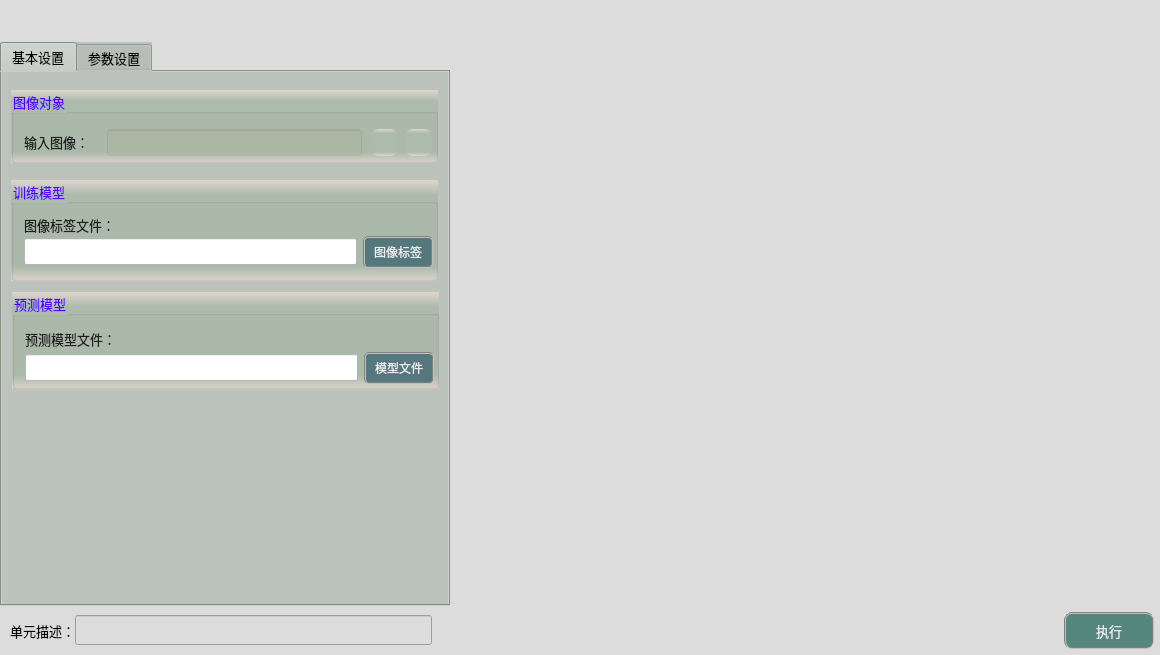
<?xml version="1.0" encoding="UTF-8"?>
<ui version="4.0">
 <class>frmClassifierClass</class>
 <widget class="QDialog" name="frmClassifierClass">
  <property name="geometry">
   <rect>
    <x>0</x>
    <y>0</y>
    <width>1160</width>
    <height>655</height>
   </rect>
  </property>
  <property name="sizePolicy">
   <sizepolicy hsizetype="Fixed" vsizetype="Fixed">
    <horstretch>0</horstretch>
    <verstretch>0</verstretch>
   </sizepolicy>
  </property>
  <property name="minimumSize">
   <size>
    <width>1160</width>
    <height>655</height>
   </size>
  </property>
  <property name="maximumSize">
   <size>
    <width>1160</width>
    <height>655</height>
   </size>
  </property>
  <property name="windowTitle">
   <string>分类器</string>
  </property>
  <property name="styleSheet">
   <string notr="true">background-color: rgb(220, 220, 220);</string>
  </property>
  <layout class="QGridLayout" name="gridLayout">
   <property name="leftMargin">
    <number>0</number>
   </property>
   <property name="topMargin">
    <number>0</number>
   </property>
   <property name="rightMargin">
    <number>0</number>
   </property>
   <property name="bottomMargin">
    <number>0</number>
   </property>
   <property name="spacing">
    <number>1</number>
   </property>
   <item row="0" column="2">
    <spacer name="verticalSpacer">
     <property name="orientation">
      <enum>Qt::Vertical</enum>
     </property>
     <property name="sizeType">
      <enum>QSizePolicy::Fixed</enum>
     </property>
     <property name="sizeHint" stdset="0">
      <size>
       <width>20</width>
       <height>42</height>
      </size>
     </property>
    </spacer>
   </item>
   <item row="0" column="0">
    <spacer name="verticalSpacer_2">
     <property name="orientation">
      <enum>Qt::Vertical</enum>
     </property>
     <property name="sizeType">
      <enum>QSizePolicy::Fixed</enum>
     </property>
     <property name="sizeHint" stdset="0">
      <size>
       <width>20</width>
       <height>42</height>
      </size>
     </property>
    </spacer>
   </item>
   <item row="1" column="2">
    <layout class="QGridLayout" name="imageLayout">
     <property name="spacing">
      <number>1</number>
     </property>
    </layout>
   </item>
   <item row="3" column="0" colspan="3">
    <layout class="QHBoxLayout" name="horizontalLayout">
     <property name="spacing">
      <number>0</number>
     </property>
     <property name="bottomMargin">
      <number>6</number>
     </property>
     <item>
      <spacer name="horizontalSpacer">
       <property name="orientation">
        <enum>Qt::Horizontal</enum>
       </property>
       <property name="sizeType">
        <enum>QSizePolicy::Fixed</enum>
       </property>
       <property name="sizeHint" stdset="0">
        <size>
         <width>10</width>
         <height>20</height>
        </size>
       </property>
      </spacer>
     </item>
     <item>
      <widget class="QLabel" name="label_3">
       <property name="sizePolicy">
        <sizepolicy hsizetype="Fixed" vsizetype="Fixed">
         <horstretch>0</horstretch>
         <verstretch>0</verstretch>
        </sizepolicy>
       </property>
       <property name="maximumSize">
        <size>
         <width>83</width>
         <height>25</height>
        </size>
       </property>
       <property name="font">
        <font>
         <family>微软雅黑</family>
         <pointsize>10</pointsize>
        </font>
       </property>
       <property name="styleSheet">
        <string notr="true">background-color: rgba(255, 255, 255, 0);</string>
       </property>
       <property name="text">
        <string>单元描述：</string>
       </property>
      </widget>
     </item>
     <item>
      <widget class="QLineEdit" name="txtDescribe">
       <property name="sizePolicy">
        <sizepolicy hsizetype="Fixed" vsizetype="Fixed">
         <horstretch>0</horstretch>
         <verstretch>0</verstretch>
        </sizepolicy>
       </property>
       <property name="minimumSize">
        <size>
         <width>357</width>
         <height>30</height>
        </size>
       </property>
       <property name="maximumSize">
        <size>
         <width>16777215</width>
         <height>30</height>
        </size>
       </property>
       <property name="font">
        <font>
         <family>微软雅黑</family>
         <pointsize>10</pointsize>
        </font>
       </property>
      </widget>
     </item>
     <item>
      <spacer name="horizontalSpacer_8">
       <property name="orientation">
        <enum>Qt::Horizontal</enum>
       </property>
       <property name="sizeHint" stdset="0">
        <size>
         <width>40</width>
         <height>20</height>
        </size>
       </property>
      </spacer>
     </item>
     <item>
      <widget class="QPushButton" name="btnExecute">
       <property name="minimumSize">
        <size>
         <width>90</width>
         <height>37</height>
        </size>
       </property>
       <property name="font">
        <font>
         <family>微软雅黑</family>
         <pointsize>10</pointsize>
        </font>
       </property>
       <property name="styleSheet">
        <string notr="true">QWidget{ background-color: rgb(85, 135, 127);}
QWidget{ color: rgb(235, 235, 235);}
QWidget{ border: 2px groove gray;border-radius: 8px;padding: 2px 4px;}
QPushButton:hover{ background-color: rgb(85, 155, 127);}
QPushButton:pressed{background-color: rgb(85, 175, 127);}</string>
       </property>
       <property name="text">
        <string>执行</string>
       </property>
      </widget>
     </item>
     <item>
      <spacer name="horizontalSpacer_2">
       <property name="orientation">
        <enum>Qt::Horizontal</enum>
       </property>
       <property name="sizeType">
        <enum>QSizePolicy::Fixed</enum>
       </property>
       <property name="sizeHint" stdset="0">
        <size>
         <width>6</width>
         <height>20</height>
        </size>
       </property>
      </spacer>
     </item>
    </layout>
   </item>
   <item row="2" column="0">
    <spacer name="verticalSpacer_4">
     <property name="orientation">
      <enum>Qt::Vertical</enum>
     </property>
     <property name="sizeType">
      <enum>QSizePolicy::Fixed</enum>
     </property>
     <property name="sizeHint" stdset="0">
      <size>
       <width>20</width>
       <height>5</height>
      </size>
     </property>
    </spacer>
   </item>
   <item row="1" column="1">
    <spacer name="horizontalSpacer_3">
     <property name="orientation">
      <enum>Qt::Horizontal</enum>
     </property>
     <property name="sizeType">
      <enum>QSizePolicy::Fixed</enum>
     </property>
     <property name="sizeHint" stdset="0">
      <size>
       <width>3</width>
       <height>20</height>
      </size>
     </property>
    </spacer>
   </item>
   <item row="1" column="0">
    <widget class="QTabWidget" name="tabWidget">
     <property name="enabled">
      <bool>true</bool>
     </property>
     <property name="sizePolicy">
      <sizepolicy hsizetype="Fixed" vsizetype="Expanding">
       <horstretch>0</horstretch>
       <verstretch>0</verstretch>
      </sizepolicy>
     </property>
     <property name="minimumSize">
      <size>
       <width>450</width>
       <height>550</height>
      </size>
     </property>
     <property name="maximumSize">
      <size>
       <width>16777215</width>
       <height>16777215</height>
      </size>
     </property>
     <property name="font">
      <font>
       <family>微软雅黑</family>
       <pointsize>10</pointsize>
      </font>
     </property>
     <property name="styleSheet">
      <string notr="true">background-color: #bcc2bc;</string>
     </property>
     <property name="currentIndex">
      <number>0</number>
     </property>
     <widget class="QWidget" name="tab">
      <attribute name="title">
       <string>基本设置</string>
      </attribute>
      <widget class="QGroupBox" name="groupCamera">
       <property name="geometry">
        <rect>
         <x>9</x>
         <y>18</y>
         <width>427</width>
         <height>73</height>
        </rect>
       </property>
       <property name="font">
        <font>
         <family>微软雅黑</family>
         <pointsize>10</pointsize>
        </font>
       </property>
       <property name="styleSheet">
        <string notr="true">background-color: qlineargradient(x1:0, y1:0, x2:0, y2:1, stop:0 #dfd5cf, stop: 0.15 #acbbac, stop: 0.85 #acbbac,stop:1 #dfd5cf);
color: rgb(85, 0, 255);</string>
       </property>
       <property name="title">
        <string>图像对象</string>
       </property>
       <widget class="QLabel" name="lbl_inputimage">
        <property name="geometry">
         <rect>
          <x>13</x>
          <y>42</y>
          <width>79</width>
          <height>19</height>
         </rect>
        </property>
        <property name="font">
         <font>
          <family>微软雅黑</family>
          <pointsize>10</pointsize>
         </font>
        </property>
        <property name="styleSheet">
         <string notr="true">color: rgb(30, 30, 30);
background: transparent;</string>
        </property>
        <property name="text">
         <string>输入图像：</string>
        </property>
       </widget>
       <widget class="QLineEdit" name="txtLinkImage">
        <property name="geometry">
         <rect>
          <x>96</x>
          <y>39</y>
          <width>255</width>
          <height>27</height>
         </rect>
        </property>
        <property name="font">
         <font>
          <family>微软雅黑</family>
          <pointsize>10</pointsize>
         </font>
        </property>
        <property name="styleSheet">
         <string notr="true">color: rgb(0, 0, 200);
background-color: rgba(170, 170, 127,50);</string>
        </property>
        <property name="alignment">
         <set>Qt::AlignCenter</set>
        </property>
        <property name="readOnly">
         <bool>true</bool>
        </property>
       </widget>
       <widget class="QPushButton" name="btnLinkImage">
        <property name="geometry">
         <rect>
          <x>360</x>
          <y>39</y>
          <width>27</width>
          <height>27</height>
         </rect>
        </property>
        <property name="toolTip">
         <string>链接图像</string>
        </property>
        <property name="styleSheet">
         <string notr="true">QWidget{ border:none;border-radius: 8px;padding: 2px 4px;}
QPushButton:hover{ background-color: rgba(85, 150, 127, 100);}
QPushButton:pressed{background-color: rgba(85, 180, 127, 160);}</string>
        </property>
        <property name="text">
         <string/>
        </property>
        <property name="icon">
         <iconset resource="sub_res.qrc">
          <normaloff>:/resource/link.png</normaloff>:/resource/link.png</iconset>
        </property>
        <property name="iconSize">
         <size>
          <width>27</width>
          <height>27</height>
         </size>
        </property>
       </widget>
       <widget class="QPushButton" name="btnDelLinkImage">
        <property name="geometry">
         <rect>
          <x>394</x>
          <y>39</y>
          <width>27</width>
          <height>27</height>
         </rect>
        </property>
        <property name="toolTip">
         <string>删除图像链接</string>
        </property>
        <property name="styleSheet">
         <string notr="true">QWidget{ border:none;border-radius: 8px;padding: 2px 4px;}
QPushButton:hover{ background-color: rgba(226, 142, 162, 100);}
QPushButton:pressed{background-color: rgba(226, 172, 162, 200);}</string>
        </property>
        <property name="text">
         <string/>
        </property>
        <property name="icon">
         <iconset resource="sub_res.qrc">
          <normaloff>:/resource/del_link.png</normaloff>:/resource/del_link.png</iconset>
        </property>
        <property name="iconSize">
         <size>
          <width>27</width>
          <height>27</height>
         </size>
        </property>
       </widget>
      </widget>
      <widget class="QGroupBox" name="groupFolder">
       <property name="geometry">
        <rect>
         <x>9</x>
         <y>108</y>
         <width>427</width>
         <height>101</height>
        </rect>
       </property>
       <property name="font">
        <font>
         <family>微软雅黑</family>
         <pointsize>10</pointsize>
        </font>
       </property>
       <property name="styleSheet">
        <string notr="true">background-color: qlineargradient(x1:0, y1:0, x2:0, y2:1, stop:0 #dfd5cf, stop: 0.15 #acbbac, stop: 0.85 #acbbac,stop:1 #dfd5cf);
color: rgb(85, 0, 255);</string>
       </property>
       <property name="title">
        <string>训练模型</string>
       </property>
       <widget class="QLabel" name="label_2">
        <property name="geometry">
         <rect>
          <x>13</x>
          <y>34</y>
          <width>136</width>
          <height>22</height>
         </rect>
        </property>
        <property name="font">
         <font>
          <family>黑体</family>
          <pointsize>10</pointsize>
         </font>
        </property>
        <property name="styleSheet">
         <string notr="true">color: rgb(30, 30, 30);
background: transparent;</string>
        </property>
        <property name="text">
         <string>图像标签文件：</string>
        </property>
       </widget>
       <widget class="QLineEdit" name="txtLabels">
        <property name="geometry">
         <rect>
          <x>13</x>
          <y>58</y>
          <width>333</width>
          <height>27</height>
         </rect>
        </property>
        <property name="font">
         <font>
          <family>微软雅黑</family>
          <pointsize>10</pointsize>
         </font>
        </property>
        <property name="styleSheet">
         <string notr="true">background-color: rgb(255, 255, 255);</string>
        </property>
        <property name="text">
         <string/>
        </property>
        <property name="readOnly">
         <bool>true</bool>
        </property>
       </widget>
       <widget class="QPushButton" name="btnLabels">
        <property name="geometry">
         <rect>
          <x>352</x>
          <y>56</y>
          <width>70</width>
          <height>32</height>
         </rect>
        </property>
        <property name="font">
         <font>
          <family>Arial</family>
          <pointsize>9</pointsize>
         </font>
        </property>
        <property name="styleSheet">
         <string notr="true">QWidget{ background-color: rgb(85, 120, 127);}
QWidget{ color: rgb(235, 235, 235);}
QWidget{ border: 2px groove gray;border-radius: 5px;padding: 2px 4px;}
QPushButton:hover{ background-color: rgb(85, 150, 127);}
QPushButton:pressed{background-color: rgb(85, 170, 127);}</string>
        </property>
        <property name="text">
         <string>图像标签</string>
        </property>
       </widget>
       <widget class="QLabel" name="label_6">
        <property name="enabled">
         <bool>false</bool>
        </property>
        <property name="geometry">
         <rect>
          <x>13</x>
          <y>100</y>
          <width>136</width>
          <height>19</height>
         </rect>
        </property>
        <property name="font">
         <font>
          <family>黑体</family>
          <pointsize>10</pointsize>
         </font>
        </property>
        <property name="styleSheet">
         <string notr="true">color: rgb(30, 30, 30);
background: transparent;</string>
        </property>
        <property name="text">
         <string>②图像列表文件：</string>
        </property>
       </widget>
       <widget class="QPushButton" name="btnList">
        <property name="enabled">
         <bool>false</bool>
        </property>
        <property name="geometry">
         <rect>
          <x>352</x>
          <y>122</y>
          <width>70</width>
          <height>32</height>
         </rect>
        </property>
        <property name="font">
         <font>
          <family>Arial</family>
          <pointsize>9</pointsize>
         </font>
        </property>
        <property name="styleSheet">
         <string notr="true">QWidget{ background-color: rgb(85, 120, 127);}
QWidget{ color: rgb(235, 235, 235);}
QWidget{ border: 2px groove gray;border-radius: 5px;padding: 2px 4px;}
QPushButton:hover{ background-color: rgb(85, 150, 127);}
QPushButton:pressed{background-color: rgb(85, 170, 127);}</string>
        </property>
        <property name="text">
         <string>图像列表</string>
        </property>
       </widget>
       <widget class="QLineEdit" name="txtList">
        <property name="enabled">
         <bool>false</bool>
        </property>
        <property name="geometry">
         <rect>
          <x>13</x>
          <y>124</y>
          <width>333</width>
          <height>27</height>
         </rect>
        </property>
        <property name="font">
         <font>
          <family>微软雅黑</family>
          <pointsize>10</pointsize>
         </font>
        </property>
        <property name="styleSheet">
         <string notr="true">background-color: rgb(255, 255, 255);</string>
        </property>
        <property name="text">
         <string/>
        </property>
        <property name="readOnly">
         <bool>true</bool>
        </property>
       </widget>
       <widget class="QLabel" name="label_7">
        <property name="enabled">
         <bool>false</bool>
        </property>
        <property name="geometry">
         <rect>
          <x>13</x>
          <y>166</y>
          <width>136</width>
          <height>19</height>
         </rect>
        </property>
        <property name="font">
         <font>
          <family>黑体</family>
          <pointsize>10</pointsize>
         </font>
        </property>
        <property name="styleSheet">
         <string notr="true">color: rgb(30, 30, 30);
background: transparent;</string>
        </property>
        <property name="text">
         <string>③保存模型文件：</string>
        </property>
       </widget>
       <widget class="QLineEdit" name="txtSaveModel">
        <property name="enabled">
         <bool>false</bool>
        </property>
        <property name="geometry">
         <rect>
          <x>13</x>
          <y>190</y>
          <width>333</width>
          <height>27</height>
         </rect>
        </property>
        <property name="font">
         <font>
          <family>微软雅黑</family>
          <pointsize>10</pointsize>
         </font>
        </property>
        <property name="styleSheet">
         <string notr="true">background-color: rgb(255, 255, 255);</string>
        </property>
        <property name="text">
         <string/>
        </property>
        <property name="readOnly">
         <bool>true</bool>
        </property>
       </widget>
       <widget class="QPushButton" name="btnSaveModel">
        <property name="enabled">
         <bool>false</bool>
        </property>
        <property name="geometry">
         <rect>
          <x>352</x>
          <y>188</y>
          <width>70</width>
          <height>32</height>
         </rect>
        </property>
        <property name="font">
         <font>
          <family>Arial</family>
          <pointsize>9</pointsize>
         </font>
        </property>
        <property name="styleSheet">
         <string notr="true">QWidget{ background-color: rgb(85, 120, 127);}
QWidget{ color: rgb(235, 235, 235);}
QWidget{ border: 2px groove gray;border-radius: 5px;padding: 2px 4px;}
QPushButton:hover{ background-color: rgb(85, 150, 127);}
QPushButton:pressed{background-color: rgb(85, 170, 127);}</string>
        </property>
        <property name="text">
         <string>保存模型</string>
        </property>
       </widget>
       <widget class="QPushButton" name="btnTrainModel">
        <property name="enabled">
         <bool>false</bool>
        </property>
        <property name="geometry">
         <rect>
          <x>329</x>
          <y>237</y>
          <width>93</width>
          <height>35</height>
         </rect>
        </property>
        <property name="minimumSize">
         <size>
          <width>82</width>
          <height>35</height>
         </size>
        </property>
        <property name="font">
         <font>
          <family>微软雅黑</family>
          <pointsize>10</pointsize>
         </font>
        </property>
        <property name="styleSheet">
         <string notr="true">QWidget{ background-color: rgb(85, 135, 127);}
QWidget{ color: rgb(235, 235, 235);}
QWidget{ border: 2px groove gray;border-radius: 8px;padding: 2px 4px;}
QPushButton:hover{ background-color: rgb(85, 155, 127);}
QPushButton:pressed{background-color: rgb(85, 175, 127);}</string>
        </property>
        <property name="text">
         <string>训练模型</string>
        </property>
       </widget>
       <widget class="QLabel" name="label_8">
        <property name="enabled">
         <bool>false</bool>
        </property>
        <property name="geometry">
         <rect>
          <x>200</x>
          <y>244</y>
          <width>123</width>
          <height>22</height>
         </rect>
        </property>
        <property name="font">
         <font>
          <family>黑体</family>
          <pointsize>12</pointsize>
         </font>
        </property>
        <property name="styleSheet">
         <string notr="true">color: rgb(30, 30, 30);
background: transparent;</string>
        </property>
        <property name="text">
         <string>①→②→③→</string>
        </property>
       </widget>
      </widget>
      <widget class="QGroupBox" name="groupCamera_2">
       <property name="geometry">
        <rect>
         <x>10</x>
         <y>220</y>
         <width>427</width>
         <height>97</height>
        </rect>
       </property>
       <property name="font">
        <font>
         <family>微软雅黑</family>
         <pointsize>10</pointsize>
        </font>
       </property>
       <property name="styleSheet">
        <string notr="true">background-color: qlineargradient(x1:0, y1:0, x2:0, y2:1, stop:0 #dfd5cf, stop: 0.15 #acbbac, stop: 0.85 #acbbac,stop:1 #dfd5cf);
color: rgb(85, 0, 255);</string>
       </property>
       <property name="title">
        <string>预测模型</string>
       </property>
       <widget class="QLabel" name="label_5">
        <property name="geometry">
         <rect>
          <x>13</x>
          <y>36</y>
          <width>136</width>
          <height>22</height>
         </rect>
        </property>
        <property name="font">
         <font>
          <family>黑体</family>
          <pointsize>10</pointsize>
         </font>
        </property>
        <property name="styleSheet">
         <string notr="true">color: rgb(30, 30, 30);
background: transparent;</string>
        </property>
        <property name="text">
         <string>预测模型文件：</string>
        </property>
       </widget>
       <widget class="QPushButton" name="btnLoadModel">
        <property name="geometry">
         <rect>
          <x>352</x>
          <y>60</y>
          <width>70</width>
          <height>32</height>
         </rect>
        </property>
        <property name="font">
         <font>
          <family>Arial</family>
          <pointsize>9</pointsize>
         </font>
        </property>
        <property name="styleSheet">
         <string notr="true">QWidget{ background-color: rgb(85, 120, 127);}
QWidget{ color: rgb(235, 235, 235);}
QWidget{ border: 2px groove gray;border-radius: 5px;padding: 2px 4px;}
QPushButton:hover{ background-color: rgb(85, 150, 127);}
QPushButton:pressed{background-color: rgb(85, 170, 127);}</string>
        </property>
        <property name="text">
         <string>模型文件</string>
        </property>
       </widget>
       <widget class="QLineEdit" name="txtLoadModel">
        <property name="geometry">
         <rect>
          <x>13</x>
          <y>62</y>
          <width>333</width>
          <height>27</height>
         </rect>
        </property>
        <property name="font">
         <font>
          <family>微软雅黑</family>
          <pointsize>10</pointsize>
         </font>
        </property>
        <property name="styleSheet">
         <string notr="true">background-color: rgb(255, 255, 255);</string>
        </property>
        <property name="text">
         <string/>
        </property>
        <property name="readOnly">
         <bool>true</bool>
        </property>
       </widget>
      </widget>
     </widget>
     <widget class="QWidget" name="tab_2">
      <property name="enabled">
       <bool>false</bool>
      </property>
      <attribute name="title">
       <string>参数设置</string>
      </attribute>
      <widget class="QGroupBox" name="groupCamera_3">
       <property name="geometry">
        <rect>
         <x>9</x>
         <y>18</y>
         <width>427</width>
         <height>175</height>
        </rect>
       </property>
       <property name="font">
        <font>
         <family>微软雅黑</family>
         <pointsize>10</pointsize>
        </font>
       </property>
       <property name="styleSheet">
        <string notr="true">background-color: qlineargradient(x1:0, y1:0, x2:0, y2:1, stop:0 #dfd5cf, stop: 0.15 #acbbac, stop: 0.85 #acbbac,stop:1 #dfd5cf);
color: rgb(85, 0, 255);</string>
       </property>
       <property name="title">
        <string>图像类别参数</string>
       </property>
       <widget class="QLabel" name="label_9">
        <property name="geometry">
         <rect>
          <x>13</x>
          <y>42</y>
          <width>115</width>
          <height>19</height>
         </rect>
        </property>
        <property name="font">
         <font>
          <family>微软雅黑</family>
          <pointsize>10</pointsize>
         </font>
        </property>
        <property name="styleSheet">
         <string notr="true">color: rgb(30, 30, 30);
background: transparent;</string>
        </property>
        <property name="text">
         <string>图像类别数量：</string>
        </property>
       </widget>
       <widget class="QComboBox" name="comboType">
        <property name="geometry">
         <rect>
          <x>132</x>
          <y>38</y>
          <width>105</width>
          <height>27</height>
         </rect>
        </property>
        <property name="minimumSize">
         <size>
          <width>51</width>
          <height>27</height>
         </size>
        </property>
        <property name="font">
         <font>
          <family>微软雅黑</family>
          <pointsize>10</pointsize>
         </font>
        </property>
        <property name="styleSheet">
         <string notr="true">QComboBox {
    border: 1px solid gray;
    border-radius: 3px;  
    min-width: 4.1em;
    color: rgb(239, 235, 231);
	background-color: rgba(170, 170, 127,100);
}
QComboBox::drop-down {
    subcontrol-origin: padding;
    subcontrol-position: top right;
    width: 15px; 
    border-left-width: 1px;
    border-left-color: darkgray;
    border-left-style: solid;
    border-top-right-radius: 3px;
    border-bottom-right-radius: 3px;
}

QComboBox::down-arrow {
    image: url(:/resource/down.png);
} 
QComboBox::down-arrow:on {
    top: 1px;
    left: 1px;
}
QScrollBar:vertical{
		background:#FFFFF2; 
		padding-top:20px;
		padding-bottom:20px;
		padding-left:2px;
		padding-right:2px;
		border-left:1px solid #d7d7d7;}
QScrollBar::handle:vertical{
		background:#dbdbdb;
		border-radius:6px;
		min-height:20px;}
QScrollBar::handle:vertical:hover{
		background:#d0d0d0;}
QScrollBar::add-line:vertical{
		background:url(:/resource/down.png) center no-repeat;}
QScrollBar::sub-line:vertical{
		background:url(:/resource/up.png) center no-repeat;}</string>
        </property>
        <item>
         <property name="text">
          <string>2种类别</string>
         </property>
        </item>
        <item>
         <property name="text">
          <string>3种类别</string>
         </property>
        </item>
        <item>
         <property name="text">
          <string>4种类别</string>
         </property>
        </item>
        <item>
         <property name="text">
          <string>5种类别</string>
         </property>
        </item>
        <item>
         <property name="text">
          <string>6种类别</string>
         </property>
        </item>
        <item>
         <property name="text">
          <string>7种类别</string>
         </property>
        </item>
        <item>
         <property name="text">
          <string>8种类别</string>
         </property>
        </item>
        <item>
         <property name="text">
          <string>9种类别</string>
         </property>
        </item>
        <item>
         <property name="text">
          <string>10种类别</string>
         </property>
        </item>
        <item>
         <property name="text">
          <string>11种类别</string>
         </property>
        </item>
        <item>
         <property name="text">
          <string>12种类别</string>
         </property>
        </item>
        <item>
         <property name="text">
          <string>13种类别</string>
         </property>
        </item>
        <item>
         <property name="text">
          <string>14种类别</string>
         </property>
        </item>
        <item>
         <property name="text">
          <string>15种类别</string>
         </property>
        </item>
       </widget>
       <widget class="QComboBox" name="comboTypeBuf">
        <property name="geometry">
         <rect>
          <x>13</x>
          <y>96</y>
          <width>150</width>
          <height>27</height>
         </rect>
        </property>
        <property name="minimumSize">
         <size>
          <width>51</width>
          <height>27</height>
         </size>
        </property>
        <property name="font">
         <font>
          <family>微软雅黑</family>
          <pointsize>10</pointsize>
         </font>
        </property>
        <property name="styleSheet">
         <string notr="true">QComboBox {
    border: 1px solid gray;
    border-radius: 3px;  
    min-width: 4.1em;
    color: rgb(239, 235, 231);
	background-color: rgba(170, 170, 127,100);
}
QComboBox::drop-down {
    subcontrol-origin: padding;
    subcontrol-position: top right;
    width: 15px; 
    border-left-width: 1px;
    border-left-color: darkgray;
    border-left-style: solid;
    border-top-right-radius: 3px;
    border-bottom-right-radius: 3px;
}

QComboBox::down-arrow {
    image: url(:/resource/down.png);
} 
QComboBox::down-arrow:on {
    top: 1px;
    left: 1px;
}
QScrollBar:vertical{
		background:#FFFFF2; 
		padding-top:20px;
		padding-bottom:20px;
		padding-left:2px;
		padding-right:2px;
		border-left:1px solid #d7d7d7;}
QScrollBar::handle:vertical{
		background:#dbdbdb;
		border-radius:6px;
		min-height:20px;}
QScrollBar::handle:vertical:hover{
		background:#d0d0d0;}
QScrollBar::add-line:vertical{
		background:url(:/resource/down.png) center no-repeat;}
QScrollBar::sub-line:vertical{
		background:url(:/resource/up.png) center no-repeat;}</string>
        </property>
       </widget>
       <widget class="QLineEdit" name="txtTypeName">
        <property name="geometry">
         <rect>
          <x>172</x>
          <y>96</y>
          <width>249</width>
          <height>27</height>
         </rect>
        </property>
        <property name="font">
         <font>
          <family>微软雅黑</family>
          <pointsize>10</pointsize>
         </font>
        </property>
        <property name="styleSheet">
         <string notr="true">background-color: rgb(255, 255, 255);</string>
        </property>
        <property name="text">
         <string/>
        </property>
        <property name="readOnly">
         <bool>false</bool>
        </property>
       </widget>
       <widget class="QPushButton" name="btnWrite">
        <property name="geometry">
         <rect>
          <x>352</x>
          <y>138</y>
          <width>70</width>
          <height>32</height>
         </rect>
        </property>
        <property name="font">
         <font>
          <family>微软雅黑</family>
          <pointsize>10</pointsize>
         </font>
        </property>
        <property name="styleSheet">
         <string notr="true">QWidget{ background-color: rgb(85, 120, 127);}
QWidget{ color: rgb(235, 235, 235);}
QWidget{ border: 2px groove gray;border-radius: 5px;padding: 2px 4px;}
QPushButton:hover{ background-color: rgb(85, 150, 127);}
QPushButton:pressed{background-color: rgb(85, 170, 127);}</string>
        </property>
        <property name="text">
         <string>写入</string>
        </property>
       </widget>
      </widget>
     </widget>
    </widget>
   </item>
  </layout>
 </widget>
 <layoutdefault spacing="6" margin="11"/>
 <resources>
  <include location="sub_res.qrc"/>
  <include location="../../ImageProcess/ImageView/sub_res.qrc"/>
 </resources>
 <connections/>
</ui>
